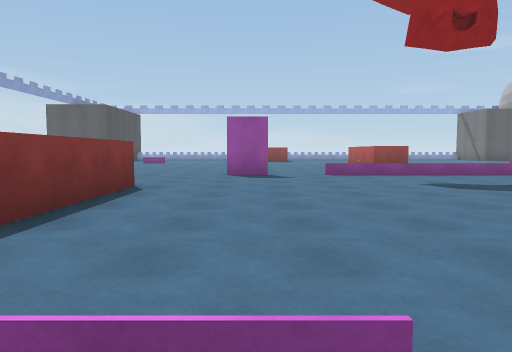
View 1 (above)

24 first-person views from a walk through a 3-D level made in the Unity game engine. The camera is 1.2 m above the floor, tilts 4° down and sees 70° across. The floor is counted in squares, 2 m on a side. Each view is taken from the middle of a square. On the plan, view 1 faces up. The plan holds only what a view shows up to about 10 squares ahead; the rest is blank. The player is left out. Surface patterns are stand-ins for the level's own textures.

View 2
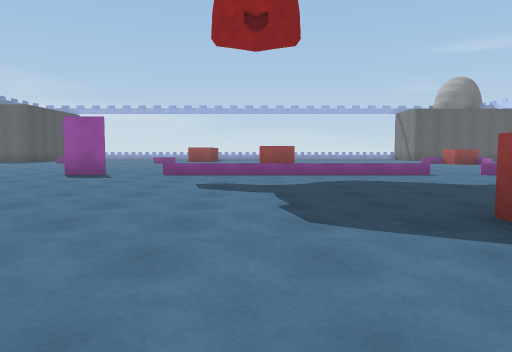

View 3
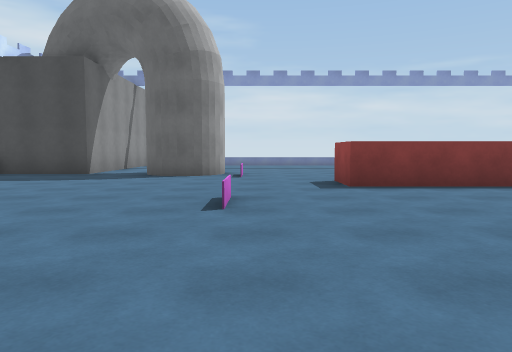

View 4
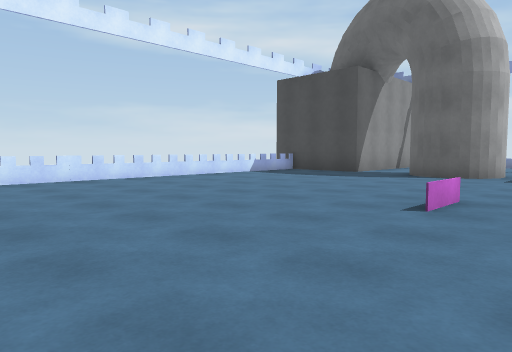

View 5
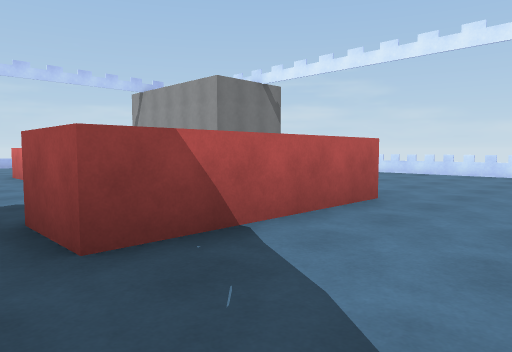

View 6
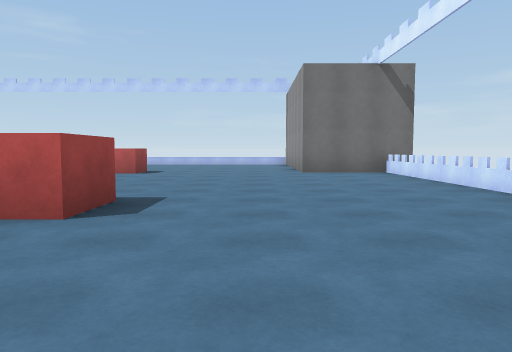

View 7
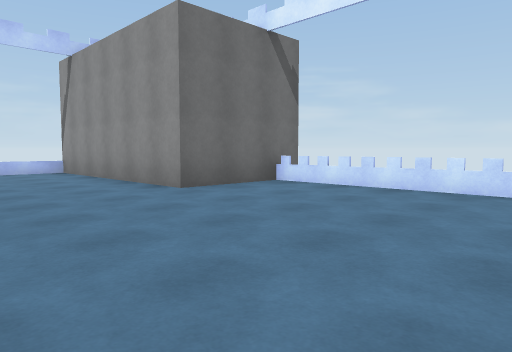

View 8
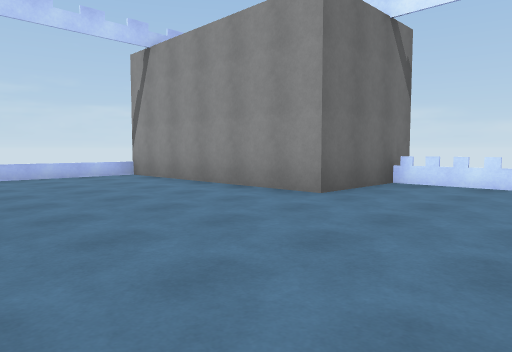

View 9
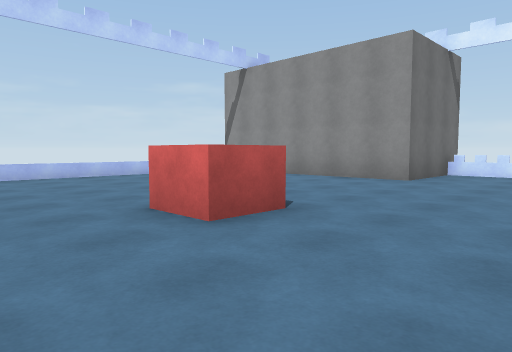

View 10
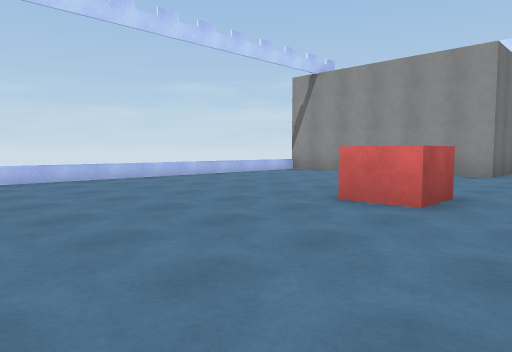

View 11
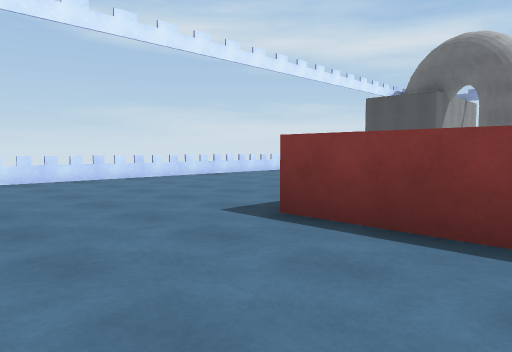

View 12
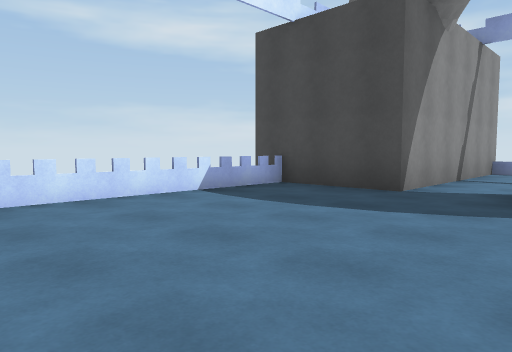

View 13
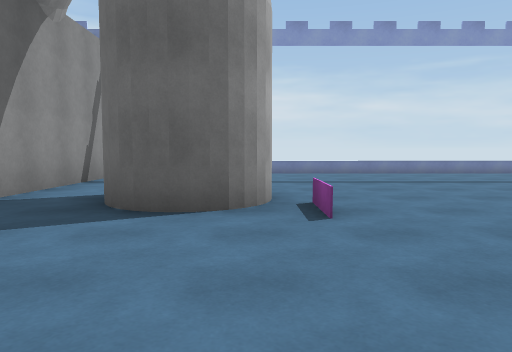

View 14
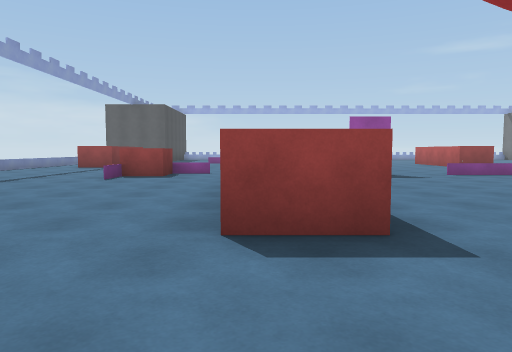

View 15
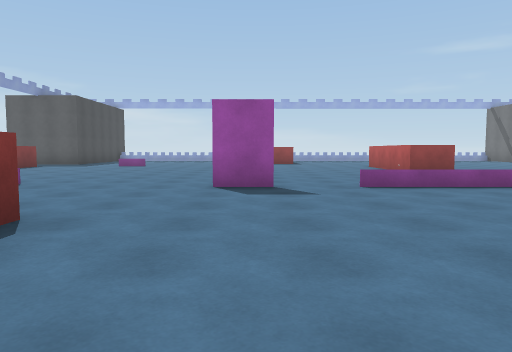

View 16
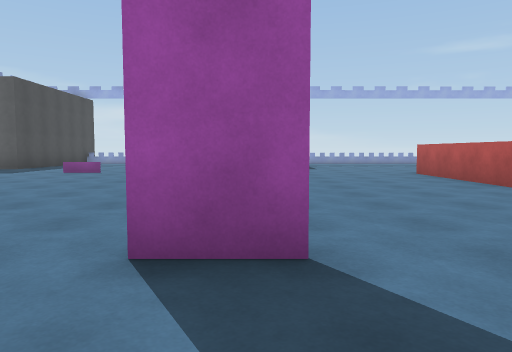

View 17
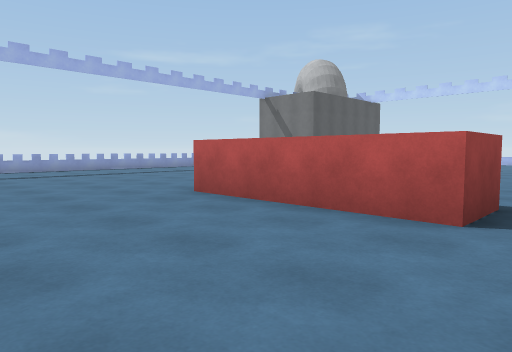

View 18
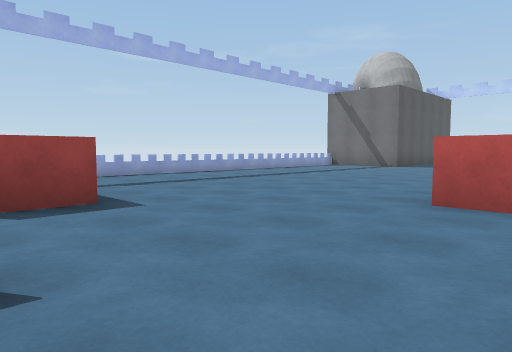

View 19
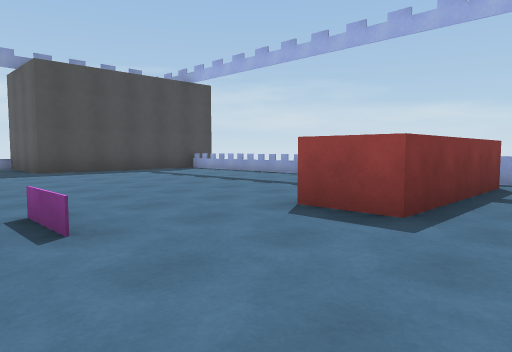

View 20
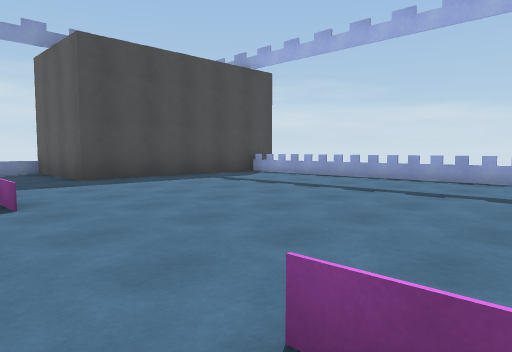

View 21
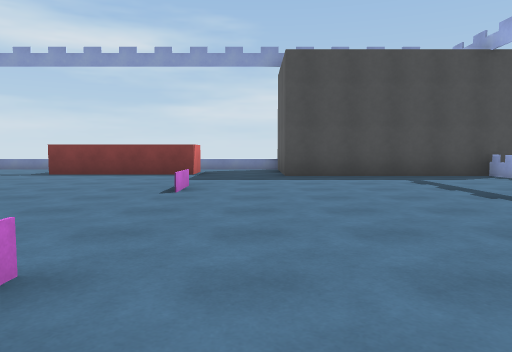

View 22
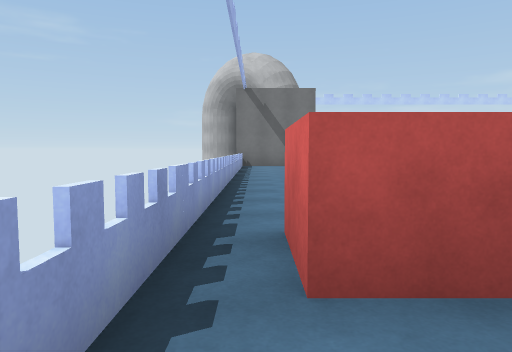

View 23
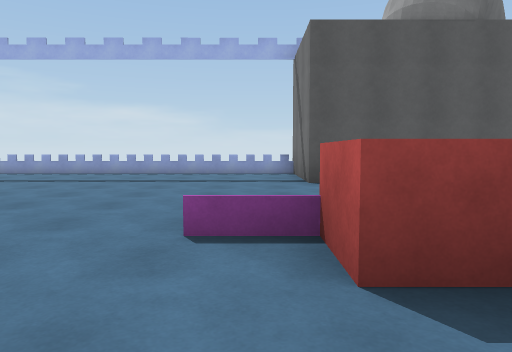

View 24
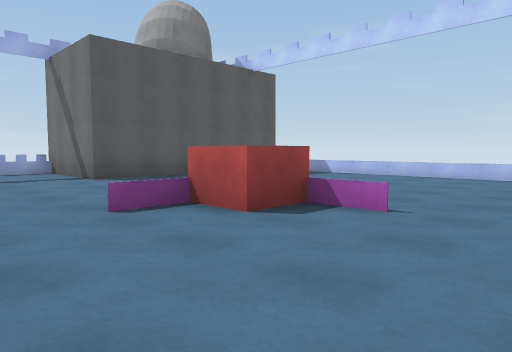

### Floor plan
Points are (right, up) in squares from view 1. A wall is a line through its corners. A room is listed if a view was taken in it or the views show most of it. See-through windows are left out.
Room 1 (views 1, 2, 3, 4, 5, 6, 7, 8, 9, 10, 11, 12, 13, 14, 15, 16, 17, 18, 19, 20, 21, 22, 23, 24)
walls: (0.4, 9) (-0.8, 9); (13, -6.4) (13, -3.3) (18.6, -3.3); (16.8, 20.7) (13, 20.7) (13, 23.5); (-11, -3.3) (-5.3, -3.3) (-5.3, -6.2); (-7.6, 24.1) (-7.6, 18.7) (-10.6, 18.7)
low walls: (8.4, 9) (1.6, 9); (10, 9) (9.5, 9); (-0.6, 0.7) (0.4, 0.7) (-0.5, 0.7); (0.4, 16.8) (-0.8, 16.8); (-6.1, 8.4) (-6.1, 7.5); (13.4, 14.5) (13.4, 15.5); (-4.1, 16.8) (-5.2, 16.8); (-5.2, 16.9) (-4.5, 16.9); (-10.6, 6.8) (-10.6, 5.9); (18.6, 14.5) (18.6, 18.6); (-5.2, -5.6) (13, -5.6); (13, 23.5) (-7.6, 23.5); (-10.6, 18.7) (-10.6, 17.8); (18.6, -3.3) (18.6, -2.9)
ways out: gap at (7, -6); gap at (7, 24)
objects: other object (-9, 13) to (-8, 16); other object (-6, 9) to (-5, 9); other object (-3, 3) to (-2, 6); other object (1, 20) to (1, 22); other object (5, 13) to (5, 16); other object (7, 0) to (7, 3); other object (12, 16) to (13, 16); other object (13, 1) to (13, 2)

Positions as (right, up) in squares from view 1, and headings:
1: (0, 0), facing up
2: (4, 0), facing up
3: (4, 1), facing left
4: (4, 2), facing down-left
5: (4, 4), facing down-right
6: (3, -2), facing right
7: (8, 0), facing down-right
8: (10, 1), facing down-right
9: (10, 4), facing down-right
10: (11, 6), facing down-right
11: (10, 2), facing down-left
12: (0, -1), facing down-left
13: (-1, 0), facing left
14: (-3, 0), facing up
15: (0, 3), facing up
16: (0, 7), facing up
17: (1, 12), facing up-right
18: (0, 15), facing up-right
19: (3, 16), facing up-left
20: (0, 16), facing up-left
21: (1, 18), facing left
22: (-1, 23), facing right
23: (12, 14), facing up
24: (10, 13), facing up-right
